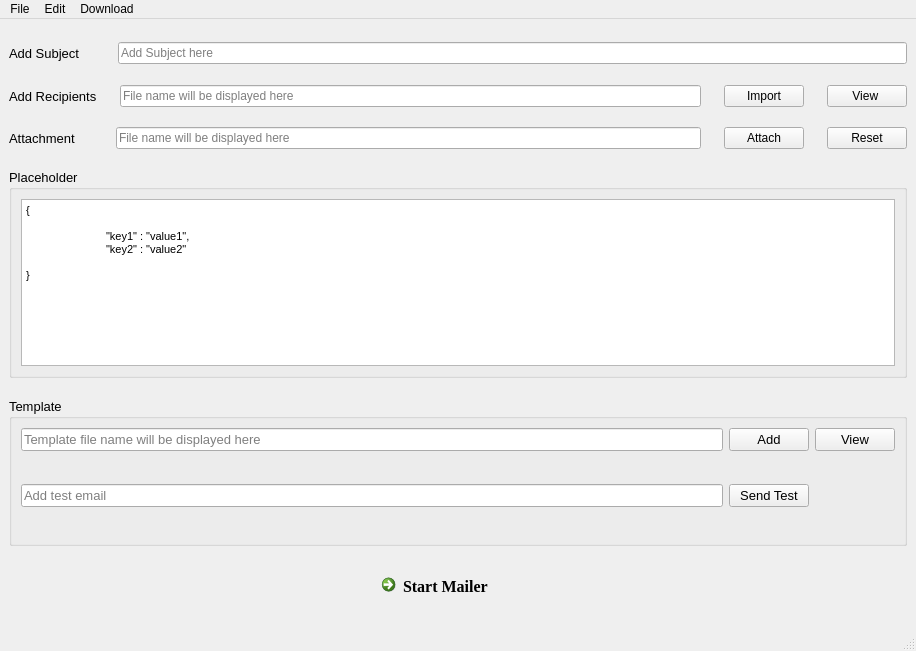
<?xml version="1.0" encoding="UTF-8"?>
<ui version="4.0">
 <class>MainWindow</class>
 <widget class="QMainWindow" name="MainWindow">
  <property name="geometry">
   <rect>
    <x>0</x>
    <y>0</y>
    <width>916</width>
    <height>651</height>
   </rect>
  </property>
  <property name="windowTitle">
   <string>MailerGui</string>
  </property>
  <widget class="QWidget" name="centralwidget">
   <layout class="QGridLayout" name="gridLayout_8">
    <item row="9" column="0">
     <widget class="QGroupBox" name="groupBox">
      <property name="font">
       <font>
        <family>Arial</family>
        <pointsize>10</pointsize>
        <weight>50</weight>
        <bold>false</bold>
       </font>
      </property>
      <property name="title">
       <string>Template</string>
      </property>
      <layout class="QGridLayout" name="gridLayout_4">
       <item row="3" column="1">
        <widget class="QPushButton" name="test_send_button">
         <property name="text">
          <string>Send Test</string>
         </property>
        </widget>
       </item>
       <item row="3" column="0">
        <widget class="QLineEdit" name="test_email_label">
         <property name="echoMode">
          <enum>QLineEdit::Normal</enum>
         </property>
         <property name="placeholderText">
          <string>Add test email</string>
         </property>
        </widget>
       </item>
       <item row="1" column="1">
        <widget class="QPushButton" name="add_template_button">
         <property name="text">
          <string>Add</string>
         </property>
        </widget>
       </item>
       <item row="1" column="0">
        <widget class="QLineEdit" name="lineEdit">
         <property name="readOnly">
          <bool>true</bool>
         </property>
         <property name="placeholderText">
          <string>Template file name will be displayed here</string>
         </property>
        </widget>
       </item>
       <item row="4" column="0">
        <spacer name="verticalSpacer_2">
         <property name="orientation">
          <enum>Qt::Vertical</enum>
         </property>
         <property name="sizeHint" stdset="0">
          <size>
           <width>20</width>
           <height>40</height>
          </size>
         </property>
        </spacer>
       </item>
       <item row="2" column="0">
        <spacer name="verticalSpacer_7">
         <property name="orientation">
          <enum>Qt::Vertical</enum>
         </property>
         <property name="sizeHint" stdset="0">
          <size>
           <width>20</width>
           <height>40</height>
          </size>
         </property>
        </spacer>
       </item>
       <item row="1" column="2">
        <widget class="QPushButton" name="edit_button">
         <property name="text">
          <string>View</string>
         </property>
        </widget>
       </item>
      </layout>
     </widget>
    </item>
    <item row="7" column="0">
     <widget class="QGroupBox" name="groupBox_2">
      <property name="font">
       <font>
        <family>Arial</family>
        <pointsize>10</pointsize>
       </font>
      </property>
      <property name="title">
       <string>Placeholder</string>
      </property>
      <layout class="QGridLayout" name="gridLayout_5">
       <item row="1" column="0">
        <widget class="QTextEdit" name="placeholder_text">
         <property name="html">
          <string>&lt;!DOCTYPE HTML PUBLIC &quot;-//W3C//DTD HTML 4.0//EN&quot; &quot;http://www.w3.org/TR/REC-html40/strict.dtd&quot;&gt;
&lt;html&gt;&lt;head&gt;&lt;meta name=&quot;qrichtext&quot; content=&quot;1&quot; /&gt;&lt;style type=&quot;text/css&quot;&gt;
p, li { white-space: pre-wrap; }
&lt;/style&gt;&lt;/head&gt;&lt;body style=&quot; font-family:'Arial'; font-size:10pt; font-weight:400; font-style:normal;&quot;&gt;
&lt;p style=&quot; margin-top:0px; margin-bottom:0px; margin-left:0px; margin-right:0px; -qt-block-indent:0; text-indent:0px;&quot;&gt;&lt;span style=&quot; font-family:'MS Shell Dlg 2'; font-size:8.25pt;&quot;&gt;{&lt;/span&gt;&lt;/p&gt;
&lt;p style=&quot;-qt-paragraph-type:empty; margin-top:0px; margin-bottom:0px; margin-left:0px; margin-right:0px; -qt-block-indent:0; text-indent:0px; font-family:'MS Shell Dlg 2'; font-size:8.25pt;&quot;&gt;&lt;br /&gt;&lt;/p&gt;
&lt;p style=&quot; margin-top:0px; margin-bottom:0px; margin-left:0px; margin-right:0px; -qt-block-indent:0; text-indent:0px;&quot;&gt;&lt;span style=&quot; font-family:'MS Shell Dlg 2'; font-size:8.25pt;&quot;&gt;	&amp;quot;key1&amp;quot; : &amp;quot;value1&amp;quot;,&lt;/span&gt;&lt;/p&gt;
&lt;p style=&quot; margin-top:0px; margin-bottom:0px; margin-left:0px; margin-right:0px; -qt-block-indent:0; text-indent:0px;&quot;&gt;&lt;span style=&quot; font-family:'MS Shell Dlg 2'; font-size:8.25pt;&quot;&gt;	&amp;quot;key2&amp;quot; : &amp;quot;value2&amp;quot;&lt;/span&gt;&lt;/p&gt;
&lt;p style=&quot; margin-top:0px; margin-bottom:0px; margin-left:0px; margin-right:0px; -qt-block-indent:0; text-indent:0px;&quot;&gt;&lt;span style=&quot; font-family:'MS Shell Dlg 2'; font-size:8.25pt;&quot;&gt;	&lt;/span&gt;&lt;/p&gt;
&lt;p style=&quot; margin-top:0px; margin-bottom:0px; margin-left:0px; margin-right:0px; -qt-block-indent:0; text-indent:0px;&quot;&gt;&lt;span style=&quot; font-family:'MS Shell Dlg 2'; font-size:8.25pt;&quot;&gt;}&lt;/span&gt;&lt;/p&gt;
&lt;p style=&quot; margin-top:0px; margin-bottom:0px; margin-left:0px; margin-right:0px; -qt-block-indent:0; text-indent:0px;&quot;&gt;&lt;span style=&quot; font-family:'MS Shell Dlg 2'; font-size:8.25pt;&quot;&gt;	&lt;/span&gt;&lt;/p&gt;&lt;/body&gt;&lt;/html&gt;</string>
         </property>
         <property name="placeholderText">
          <string/>
         </property>
        </widget>
       </item>
      </layout>
     </widget>
    </item>
    <item row="12" column="0">
     <spacer name="verticalSpacer_8">
      <property name="orientation">
       <enum>Qt::Vertical</enum>
      </property>
      <property name="sizeHint" stdset="0">
       <size>
        <width>20</width>
        <height>40</height>
       </size>
      </property>
     </spacer>
    </item>
    <item row="11" column="0">
     <layout class="QGridLayout" name="gridLayout_7">
      <property name="topMargin">
       <number>0</number>
      </property>
      <property name="horizontalSpacing">
       <number>62</number>
      </property>
      <property name="verticalSpacing">
       <number>13</number>
      </property>
      <item row="0" column="0" alignment="Qt::AlignHCenter|Qt::AlignVCenter">
       <widget class="QCommandLinkButton" name="send_bulk_button">
        <property name="font">
         <font>
          <family>Times New Roman</family>
          <pointsize>12</pointsize>
         </font>
        </property>
        <property name="cursor">
         <cursorShape>PointingHandCursor</cursorShape>
        </property>
        <property name="focusPolicy">
         <enum>Qt::NoFocus</enum>
        </property>
        <property name="autoFillBackground">
         <bool>false</bool>
        </property>
        <property name="text">
         <string>Start Mailer</string>
        </property>
        <property name="icon">
         <iconset>
          <normaloff>../../Data/logo-mailer.png</normaloff>../../Data/logo-mailer.png</iconset>
        </property>
       </widget>
      </item>
     </layout>
    </item>
    <item row="4" column="0">
     <spacer name="verticalSpacer_4">
      <property name="orientation">
       <enum>Qt::Vertical</enum>
      </property>
      <property name="sizeHint" stdset="0">
       <size>
        <width>20</width>
        <height>40</height>
       </size>
      </property>
     </spacer>
    </item>
    <item row="0" column="0">
     <spacer name="verticalSpacer_3">
      <property name="orientation">
       <enum>Qt::Vertical</enum>
      </property>
      <property name="sizeHint" stdset="0">
       <size>
        <width>20</width>
        <height>40</height>
       </size>
      </property>
     </spacer>
    </item>
    <item row="8" column="0">
     <spacer name="verticalSpacer">
      <property name="orientation">
       <enum>Qt::Vertical</enum>
      </property>
      <property name="sizeHint" stdset="0">
       <size>
        <width>20</width>
        <height>40</height>
       </size>
      </property>
     </spacer>
    </item>
    <item row="2" column="0">
     <spacer name="verticalSpacer_5">
      <property name="orientation">
       <enum>Qt::Vertical</enum>
      </property>
      <property name="sizeHint" stdset="0">
       <size>
        <width>20</width>
        <height>40</height>
       </size>
      </property>
     </spacer>
    </item>
    <item row="3" column="0">
     <layout class="QGridLayout" name="gridLayout">
      <property name="horizontalSpacing">
       <number>23</number>
      </property>
      <item row="0" column="2">
       <widget class="QPushButton" name="extract_button">
        <property name="text">
         <string>Import</string>
        </property>
       </widget>
      </item>
      <item row="0" column="1">
       <widget class="QLineEdit" name="recipients_label">
        <property name="mouseTracking">
         <bool>false</bool>
        </property>
        <property name="readOnly">
         <bool>true</bool>
        </property>
        <property name="placeholderText">
         <string>File name will be displayed here</string>
        </property>
       </widget>
      </item>
      <item row="0" column="0">
       <widget class="QLabel" name="label_6">
        <property name="font">
         <font>
          <family>Arial</family>
          <pointsize>10</pointsize>
          <weight>50</weight>
          <bold>false</bold>
         </font>
        </property>
        <property name="text">
         <string>Add Recipients</string>
        </property>
       </widget>
      </item>
      <item row="0" column="5">
       <widget class="QPushButton" name="view_button">
        <property name="text">
         <string>View </string>
        </property>
       </widget>
      </item>
     </layout>
    </item>
    <item row="6" column="0">
     <spacer name="verticalSpacer_6">
      <property name="orientation">
       <enum>Qt::Vertical</enum>
      </property>
      <property name="sizeHint" stdset="0">
       <size>
        <width>20</width>
        <height>40</height>
       </size>
      </property>
     </spacer>
    </item>
    <item row="5" column="0">
     <layout class="QGridLayout" name="gridLayout_3">
      <property name="horizontalSpacing">
       <number>23</number>
      </property>
      <item row="1" column="0">
       <widget class="QLabel" name="label_7">
        <property name="font">
         <font>
          <family>Arial</family>
          <pointsize>10</pointsize>
          <weight>50</weight>
          <bold>false</bold>
         </font>
        </property>
        <property name="text">
         <string>Attachment     </string>
        </property>
       </widget>
      </item>
      <item row="1" column="1">
       <widget class="QLineEdit" name="attachment_label">
        <property name="readOnly">
         <bool>true</bool>
        </property>
        <property name="placeholderText">
         <string>File name will be displayed here</string>
        </property>
       </widget>
      </item>
      <item row="1" column="3">
       <widget class="QPushButton" name="reset_attachment_button">
        <property name="text">
         <string>Reset</string>
        </property>
       </widget>
      </item>
      <item row="1" column="2">
       <widget class="QPushButton" name="attachment_button">
        <property name="text">
         <string>Attach</string>
        </property>
       </widget>
      </item>
     </layout>
    </item>
    <item row="1" column="0">
     <layout class="QGridLayout" name="gridLayout_2">
      <property name="horizontalSpacing">
       <number>39</number>
      </property>
      <item row="0" column="1">
       <widget class="QLineEdit" name="subject_text">
        <property name="maxLength">
         <number>100000</number>
        </property>
        <property name="placeholderText">
         <string>Add Subject here</string>
        </property>
       </widget>
      </item>
      <item row="0" column="0">
       <widget class="QLabel" name="label_4">
        <property name="font">
         <font>
          <family>Arial</family>
          <pointsize>10</pointsize>
          <weight>50</weight>
          <bold>false</bold>
         </font>
        </property>
        <property name="text">
         <string>Add Subject</string>
        </property>
       </widget>
      </item>
     </layout>
    </item>
    <item row="10" column="0">
     <spacer name="verticalSpacer_9">
      <property name="orientation">
       <enum>Qt::Vertical</enum>
      </property>
      <property name="sizeHint" stdset="0">
       <size>
        <width>20</width>
        <height>40</height>
       </size>
      </property>
     </spacer>
    </item>
   </layout>
  </widget>
  <widget class="QStatusBar" name="statusbar"/>
  <widget class="QMenuBar" name="menuBar">
   <property name="geometry">
    <rect>
     <x>0</x>
     <y>0</y>
     <width>916</width>
     <height>21</height>
    </rect>
   </property>
   <widget class="QMenu" name="menuFile">
    <property name="title">
     <string>File</string>
    </property>
    <addaction name="actionQuit"/>
    <addaction name="actionSettings"/>
   </widget>
   <widget class="QMenu" name="menuDownload">
    <property name="title">
     <string>Download</string>
    </property>
    <addaction name="separator"/>
    <addaction name="actionSample_Recipient"/>
   </widget>
   <widget class="QMenu" name="menuEdit">
    <property name="title">
     <string>Edit</string>
    </property>
    <addaction name="actionReset_Attachment"/>
    <addaction name="actionReset_All"/>
   </widget>
   <addaction name="menuFile"/>
   <addaction name="menuEdit"/>
   <addaction name="menuDownload"/>
  </widget>
  <action name="actionSample_Recipient">
   <property name="text">
    <string>Sample Recipient</string>
   </property>
   <property name="shortcut">
    <string>Ctrl+J</string>
   </property>
  </action>
  <action name="actionQuit">
   <property name="text">
    <string>Quit</string>
   </property>
   <property name="shortcut">
    <string>Ctrl+Q</string>
   </property>
  </action>
  <action name="actionLogs">
   <property name="text">
    <string>Logs</string>
   </property>
   <property name="shortcut">
    <string>Ctrl+L</string>
   </property>
  </action>
  <action name="actionSettings">
   <property name="text">
    <string>Settings</string>
   </property>
   <property name="shortcut">
    <string>Ctrl+S</string>
   </property>
  </action>
  <action name="actionReset_Attachment">
   <property name="text">
    <string>Reset Attachment</string>
   </property>
   <property name="shortcut">
    <string>Ctrl+A</string>
   </property>
  </action>
  <action name="actionReset_All">
   <property name="text">
    <string>Reset All</string>
   </property>
   <property name="shortcut">
    <string>Ctrl+R</string>
   </property>
  </action>
 </widget>
 <resources/>
 <connections/>
</ui>
